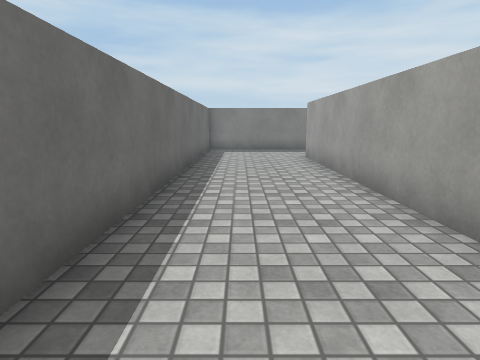
view 1 (above)

15 first-person views from a walk through a 3-D level made in the Unity game engine. The camera is 1.2 m above the floor, tilts 10° down and sees 75° across. The floor is counted in squares, 1 m on a side. Each view is taken from the middle of a square. On the plan, view 1 faces up. The plan holds only what a view shows up to about 13 squares ahead; the rest is blank. The place goes on beyond the plan. The player is left out. Some animated figures are not drawn. Surface patterns are stand-ins for the level's own textures.

view 2
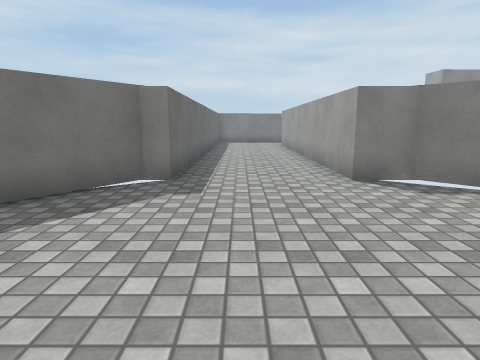

view 3
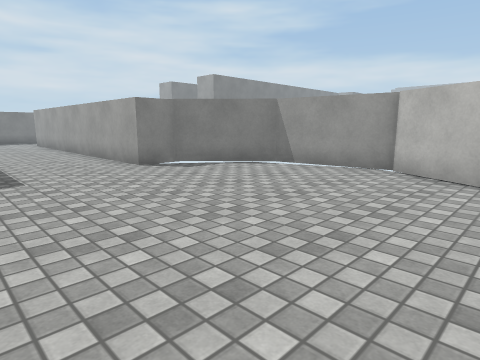

view 4
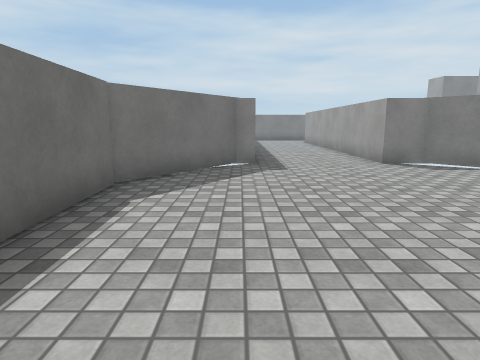

view 5
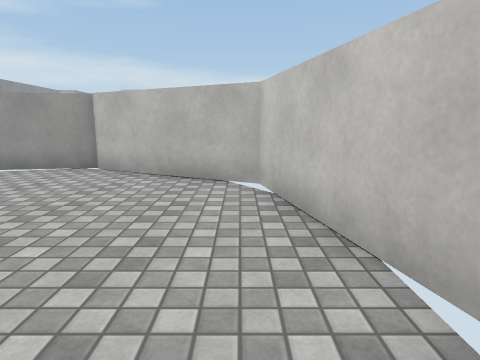

view 6
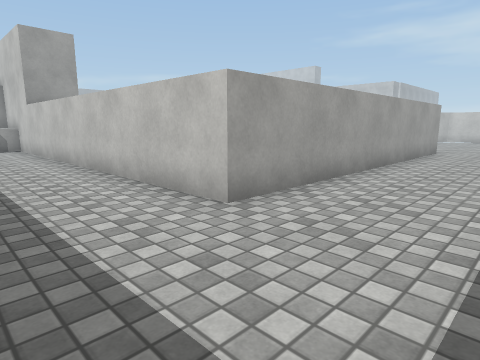

view 7
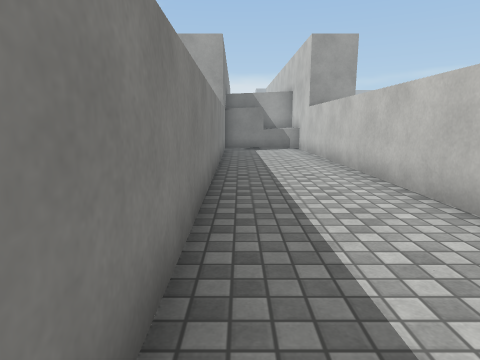

view 8
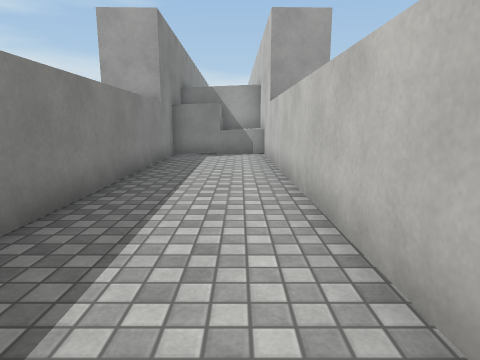

view 9
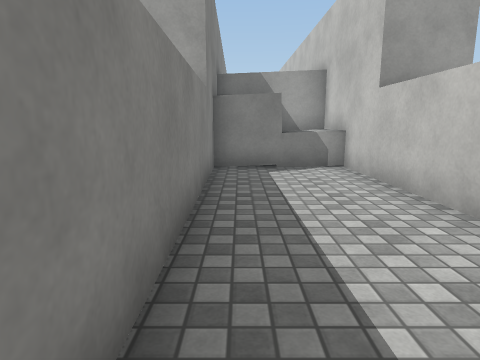

view 10
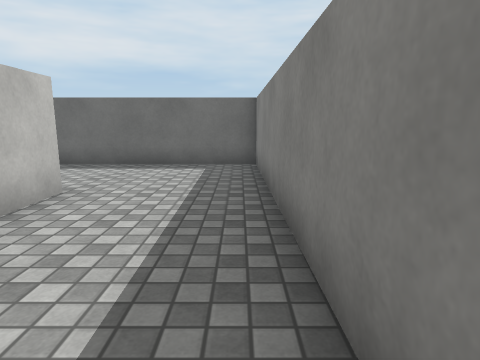

view 11
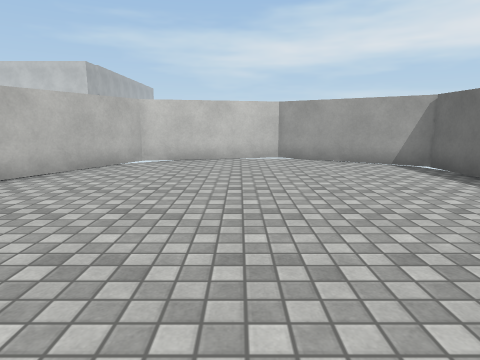

view 12
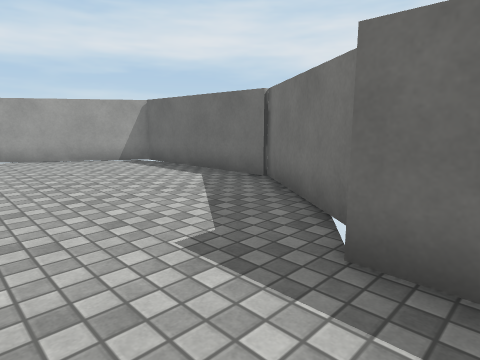

view 13
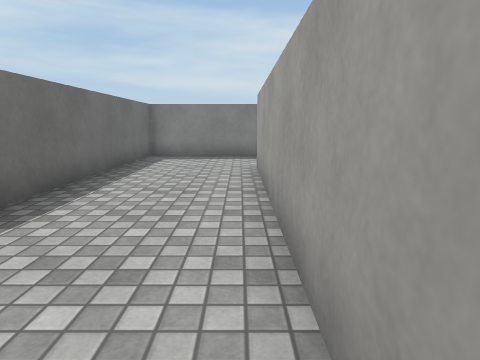

view 14
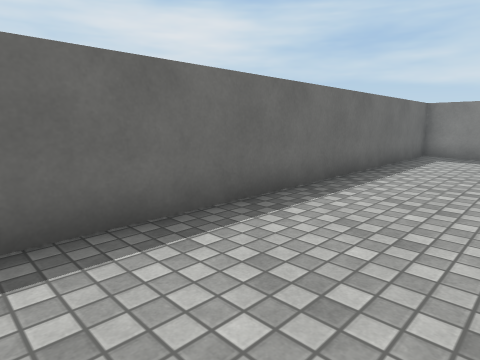

view 15
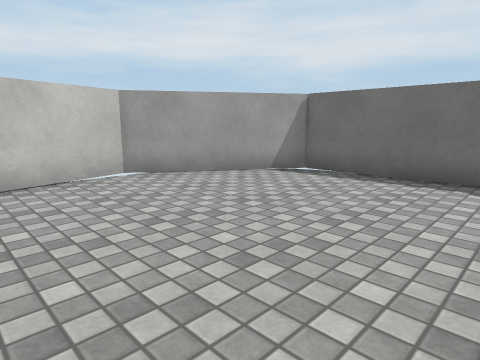

### Floor plan
Points are (right, up) in squares from view 1. A wall is a line through its corners. A room is listed if a view was taken in it or the views show most of it. See-through windows are left out.
Room 1 (views 1, 2, 3, 4, 5, 6, 7, 8, 9, 10, 11, 12, 13, 14, 15)
walls: (-4.6, -3.7) (-4.4, -8.9) (-0.4, -11.5) (4.3, -10.4) (6.5, -6.1); (6.6, -6.2) (6.1, -2.6) (3.8, -0.2) (2.5, -0.2) (2.5, 11.8) (18.2, 12) (18.2, 13.6); (16, 11.9) (16, 15.8) (-1.5, 15.5) (-1.5, -0.2) (-2.1, -0.2) (-4.7, -3.8)

Where each view was taken, in squares from view 1:
view 1: 0 up, 0 right, facing up
view 2: 7 down, 0 right, facing up
view 3: 9 down, 2 left, facing up-right
view 4: 10 down, 2 left, facing up
view 5: 10 down, 2 left, facing right
view 6: 15 up, 1 left, facing down-right
view 7: 15 up, 0 right, facing right
view 8: 13 up, 3 right, facing right
view 9: 15 up, 7 right, facing right
view 10: 15 up, 8 right, facing left
view 11: 0 up, 1 right, facing down
view 12: 1 up, 1 right, facing down-left
view 13: 3 up, 2 right, facing up
view 14: 2 up, 2 right, facing up-left
view 15: 4 down, 3 right, facing down-left
